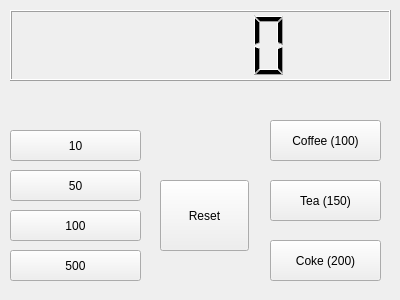
<?xml version="1.0" encoding="UTF-8"?>
<ui version="4.0">
 <class>Widget</class>
 <widget class="QWidget" name="Widget">
  <property name="geometry">
   <rect>
    <x>0</x>
    <y>0</y>
    <width>400</width>
    <height>300</height>
   </rect>
  </property>
  <property name="windowTitle">
   <string>Widget</string>
  </property>
  <widget class="QLCDNumber" name="lcdNumber">
   <property name="geometry">
    <rect>
     <x>10</x>
     <y>10</y>
     <width>381</width>
     <height>71</height>
    </rect>
   </property>
  </widget>
  <widget class="QPushButton" name="pb100">
   <property name="geometry">
    <rect>
     <x>10</x>
     <y>210</y>
     <width>131</width>
     <height>31</height>
    </rect>
   </property>
   <property name="text">
    <string>100</string>
   </property>
  </widget>
  <widget class="QPushButton" name="pb500">
   <property name="geometry">
    <rect>
     <x>10</x>
     <y>250</y>
     <width>131</width>
     <height>31</height>
    </rect>
   </property>
   <property name="text">
    <string>500</string>
   </property>
  </widget>
  <widget class="QPushButton" name="pb50">
   <property name="geometry">
    <rect>
     <x>10</x>
     <y>170</y>
     <width>131</width>
     <height>31</height>
    </rect>
   </property>
   <property name="text">
    <string>50</string>
   </property>
  </widget>
  <widget class="QPushButton" name="pb10">
   <property name="geometry">
    <rect>
     <x>10</x>
     <y>130</y>
     <width>131</width>
     <height>31</height>
    </rect>
   </property>
   <property name="text">
    <string>10</string>
   </property>
  </widget>
  <widget class="QPushButton" name="pbCoffee">
   <property name="geometry">
    <rect>
     <x>270</x>
     <y>120</y>
     <width>111</width>
     <height>41</height>
    </rect>
   </property>
   <property name="text">
    <string>Coffee (100)</string>
   </property>
  </widget>
  <widget class="QPushButton" name="pbTea">
   <property name="geometry">
    <rect>
     <x>270</x>
     <y>180</y>
     <width>111</width>
     <height>41</height>
    </rect>
   </property>
   <property name="text">
    <string>Tea (150)</string>
   </property>
  </widget>
  <widget class="QPushButton" name="pbCoke">
   <property name="geometry">
    <rect>
     <x>270</x>
     <y>240</y>
     <width>111</width>
     <height>41</height>
    </rect>
   </property>
   <property name="text">
    <string>Coke (200)</string>
   </property>
  </widget>
  <widget class="QPushButton" name="pushButton">
   <property name="geometry">
    <rect>
     <x>160</x>
     <y>180</y>
     <width>89</width>
     <height>71</height>
    </rect>
   </property>
   <property name="text">
    <string>Reset</string>
   </property>
  </widget>
 </widget>
 <layoutdefault spacing="6" margin="11"/>
 <resources/>
 <connections/>
</ui>
